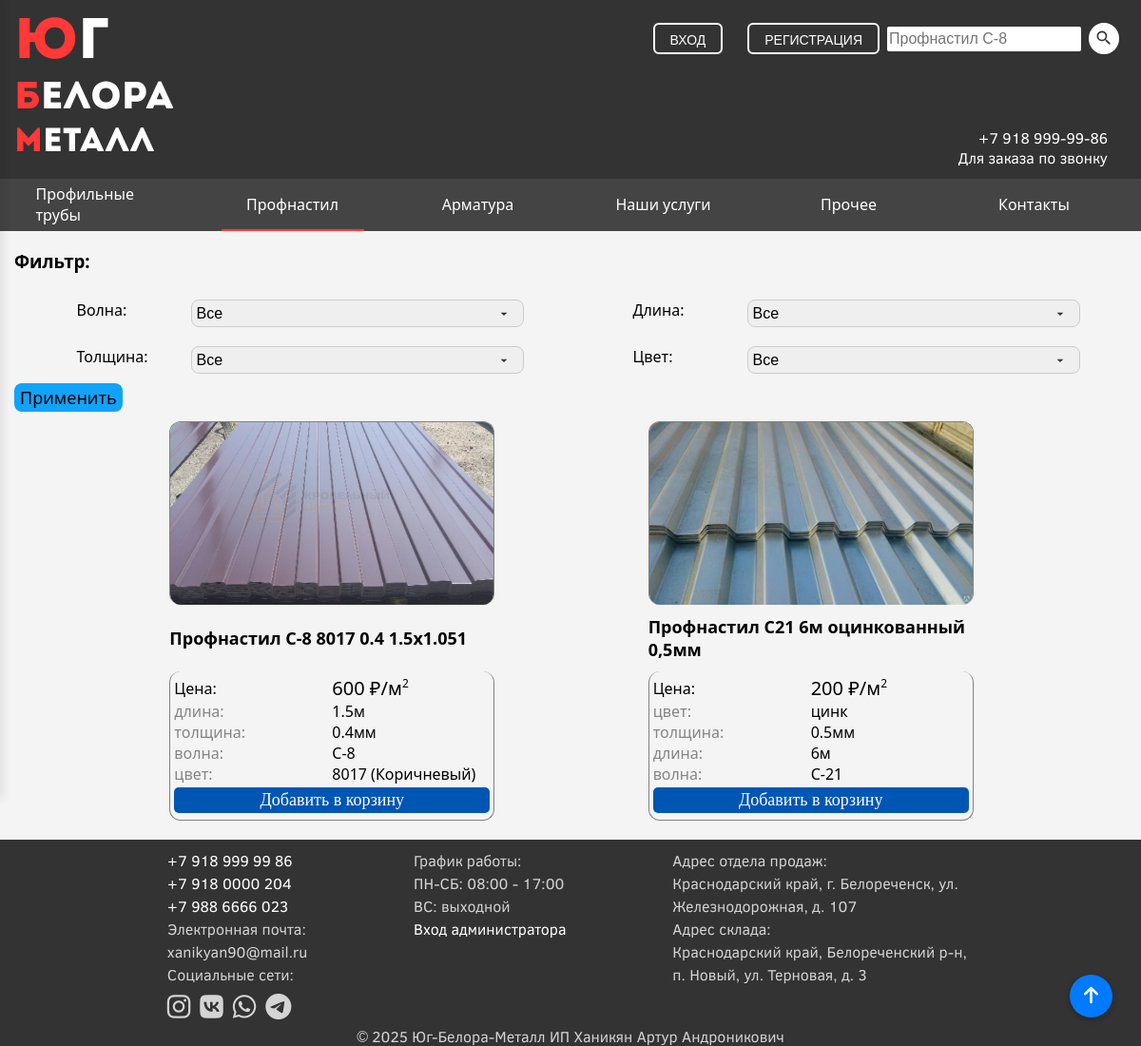
The page /profnastil.php on the database its author committed.
### tables this page shows
CREATE TABLE `products` (
  `ID` int(11) NOT NULL,
  `category_id` int(11) NOT NULL,
  `name` varchar(40) NOT NULL,
  `price` int(11) NOT NULL,
  `amount` int(11) NOT NULL,
  `description` varchar(255) NOT NULL,
  `img` varchar(255) NOT NULL,
  `price_for` varchar(20) NOT NULL
);

### profnastil.php (the view, shortened to what this page needs)
<?php
$conn = new mysqli("localhost", "root", "", "diplom");
$categoryName = 'Профнастил';
$stmt = $conn->prepare("SELECT ID FROM categories WHERE name = ? LIMIT 1");
$stmt->bind_param('s', $categoryName);
$stmt->execute();
$stmt->bind_result($categoryId);
$stmt->fetch();
$attrQuery = "
    SELECT DISTINCT a.name AS attribute_name, pa.value
    FROM productattributes pa
    JOIN attributes a ON pa.attribute_id = a.ID
    JOIN products p ON pa.product_id = p.ID
    WHERE p.category_id = ?
    ORDER BY a.name, pa.value
";
$attrStmt = $conn->prepare($attrQuery);
$attrStmt->bind_param('i', $categoryId);
$attrStmt->execute();
$attrResult = $attrStmt->get_result();
$filters = [];
while ($row = $attrResult->fetch_assoc()) {
    $filters[$row['attribute_name']][] = $row['value'];
}
$filteredProductIds = [];
$products = [];
if (!empty($filteredProductIds)) {
    $placeholders = implode(',', array_fill(0, count($filteredProductIds), '?'));
    $types = str_repeat('i', count($filteredProductIds));
    $stmt = $conn->prepare("SELECT * FROM products WHERE ID IN ($placeholders)");
    $stmt->bind_param($types, ...$filteredProductIds);
} else {
    $stmt = $conn->prepare("SELECT * FROM products WHERE category_id = ?");
    $stmt->bind_param('i', $categoryId);
}
$stmt->execute();
$productResult = $stmt->get_result();
$productData = [];
$productIds = [];
while ($row = $productResult->fetch_assoc()) {
    $productData[$row['ID']] = $row;
    $productIds[] = $row['ID'];
}
$attributesData = [];
if (!empty($productIds)) {
    $placeholders = implode(',', array_fill(0, count($productIds), '?'));
    $types = str_repeat('i', count($productIds));
    $attrSql = "
        SELECT pa.product_id, a.name AS attr_name, pa.value
        FROM productattributes pa
        JOIN attributes a ON a.ID = pa.attribute_id
        WHERE pa.product_id IN ($placeholders)
    ";
    $attrStmt = $conn->prepare($attrSql);
    $attrStmt->bind_param($types, ...$productIds);
    $attrStmt->execute();
    $attrResult = $attrStmt->get_result();
    while ($row = $attrResult->fetch_assoc()) {
        $attributesData[$row['product_id']][] = [
            'name' => $row['attr_name'],
            'value' => $row['value']
        ];
    }
}
foreach ($productData as $id => $product) {
    $product['attributes'] = $attributesData[$id] ?? [];
    $products[$categoryName][] = $product;
}
?>
<!DOCTYPE html>
<html lang="en">
<head>
    <link rel="stylesheet" href="css/style.css">
    <link rel="stylesheet" href="https://cdnjs.cloudflare.com/ajax/libs/font-awesome/6.5.0/css/all.min.css">
</head>
<body>
    <button id="scrollToTopBtn" title="Наверх"><i class="fa-solid fa-arrow-up"></i></button>
    <header id="main-content">
        <div class="content">
                <a href="index.php">
                    <div class="logo">
                        <span class="ug"><span style="color: rgb(255, 56, 56);">Ю</span>г</span>
                        <span class="belora"><span style="color: rgb(255, 56, 56);">Б</span>елора</span>
                        <span class="metall"><span style="color: rgb(255, 56, 56);">М</span>еталл</span>
                    </div>
                </a>
            <div class="main-nav">
                <div class="search-nav">
                    <div class="search-container">
                        <form action="search.php" method="GET">
                            <input type="text" required name="search" placeholder="Профнастил C-8" id="search">
                            <button class="search-btn" type="submit">
                            </button>
                        </form>
                    </div>
                    <div class="auth-buttons" id="auth-buttons">
                        <button onclick="openDialogAuth()" id="auth-btn" class="auth-btn show">Вход</button>
                        <button onclick="openDialogReg()" id="reg-btn" class="reg-btn show">Регистрация</button>
                    </div>
                </div>
                <div class="header-info">
                    <span>+7 918 999-99-86<br>Для заказа по звонку</span>
                </div>
            </div>
        </div>
    </header>
    <nav>
        <div class="content nav-content">
            <a href="proftruba.php"><div class="nav-button">Профильные трубы</div> </a>
            <a href="profnastil.php"><div class="nav-button nav-active">Профнастил</div></a>
            <a href="armatura.php"><div class="nav-button">Арматура</div></a>
            <a href="services.php"><div class="nav-button">Наши услуги</div></a>
                <div id="prochee">
                    <a class="nav-button" style="border: 0px; box-shadow: initial;"  href="prochee.php">Прочее</a>
                </div>
            <a href="contacts.php"><div class="nav-button">Контакты</div></a>
        </div>
    </nav>
    <div class="content">
        <h3>Фильтр:</h3>
        <form method="get" class="filter">
            <div class="form-filter">
                <?php foreach ($filters as $attrName => $values): ?>
                <dl>
                    <dt><label><?= htmlspecialchars($attrName) ?>: </label></dt>
                    <dd><select name="<?= htmlspecialchars($attrName) ?>">
                    <option value="">Все</option>
                </select></dd>
                </dl>
            <?php endforeach; ?>
            </div>
            <button type="submit">Применить</button>
        </form>
        <div class="catalog">
        <?php if (isset($products[$categoryName]) && count($products[$categoryName]) > 0): ?>
            <?php foreach ($products[$categoryName] as $product): ?>
                <div class="card">
                    <img src="<?= htmlspecialchars($product['img']) ?>" alt="<?= htmlspecialchars($product['name']) ?>">
                    <div class="product-name">
                        <b><?= htmlspecialchars($product['name']) ?></b>
                    </div>
                    <div class="incard">
                        <dl><dt>Цена:</dt>
                            <dd class="price">
                                    <?= htmlspecialchars($product['price']) ?> ₽/<?php
                                    $priceFor = $product['price_for'];
                                    if ($priceFor === 'м2' || $priceFor === 'м²') {
                                        $priceFor = 'м<sup>2</sup>';
                                    }
                                    echo $priceFor;
                                    ?>
                                </dd>
                        </dl>
                        <?php foreach ($product['attributes'] as $attr): ?>
                            <dl class="attributes">
                                <dt><?= htmlspecialchars($attr['name']) ?>:</dt>
                                <dd><?= htmlspecialchars($attr['value']) ?></dd>
                            </dl>
                        <?php endforeach; ?>
                        <button class="add-to-cart-btn" data-product-id="<?= htmlspecialchars($product['ID']) ?>" data-quantity="1" title="Добавить в корзину">
                            Добавить в корзину
                        </button>
                    </div>
                </div>
            <?php endforeach; ?>
        <?php else: ?>
            <p>Нет товаров, соответствующих фильтру.</p>
        <?php endif; ?>
        </div>
    </div>
    <footer>
        <div class="foot-block">
            <div class="foot">
                <a href="tel:+79189999986"><span class="phone">+7 918 999 99 86</span></a><br>
                <a href="tel:+79180000204"><span class="phone">+7 918 0000 204</span></a><br>
                <a href="tel:+79186666023"><span class="phone">+7 988 6666 023</span></a><br>
                <span>Электронная почта: </span><br>
                <span> xanikyan90@mail.ru</span><br>
                <span>Социальные сети:</span><br>
                <div style="display: flex; flex-wrap: wrap;">
                    <div class="social-links">
                        <a href="https://www.instagram.com/@khanikyan_zhanna" target="_blank" title="Instagram">
                            <i class="fab fa-instagram"></i>
                        </a>
                        <a href="https://vk.com/ВАШ_АККАУНТ" target="_blank" title="VK">
                            <i class="fab fa-vk"></i>
                        </a>
                        <a href="https://wa.me/ВАШ_НОМЕР" target="_blank" title="WhatsApp">
                            <i class="fab fa-whatsapp"></i>
                        </a>
                        <a href="https://t.me/ВАШ_АККАУНТ" target="_blank" title="Telegram">
                            <i class="fab fa-telegram"></i>
                        </a>
                    </div>
                </div>
            </div>
            <div class="foot">
                <span>График работы:</span><br>
                <span>ПН-СБ: 08:00 - 17:00</span><br>
                <span>ВС: выходной</span><br>
                <a href="admin.php">Вход администратора</a>
            </div>
            <div id="desc" class="foot">
                <span>Адрес отдела продаж:</span><br>
                Краснодарский край, г. Белореченск, ул. Железнодорожная, д. 107 <br>
                <span>Адрес склада:</span><br>
                Краснодарский край, Белореченский р-н, п. Новый, ул. Терновая, д. 3
            </div>
        </div>
        <div class="copyright">
            <span>&copy; 2025 Юг-Белора-Металл ИП Ханикян Артур Андроникович</span>
        </div>
    </footer>
</body>
</html>

### rows shown on the page
products: img (picture), name "Профнастил С-8 8017 0.4 1.5x1.051", price "600", price_for "м", name "длина", value "1.5м", name "толщина", value "0.4мм", name "волна", value "С-8", name "цвет", value "8017 (Коричневый)"
products: img (picture), name "Профнастил С21 6м оцинкованный 0,5мм", price "200", price_for "м", name "цвет", value "цинк", name "толщина", value "0.5мм", name "длина", value "6м", name "волна", value "C-21"

### other values the page prints
$attrName "Волна"
$attrName "Длина"
$attrName "Толщина"
$attrName "Цвет"
